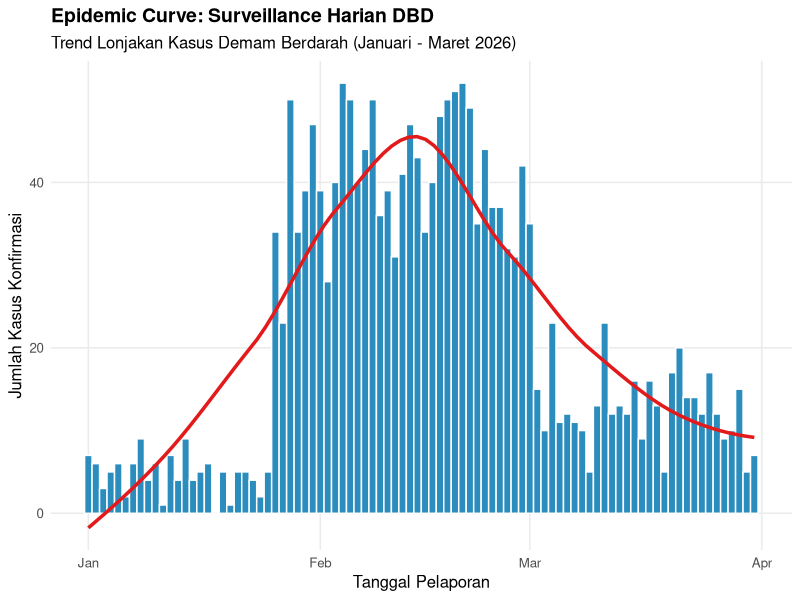
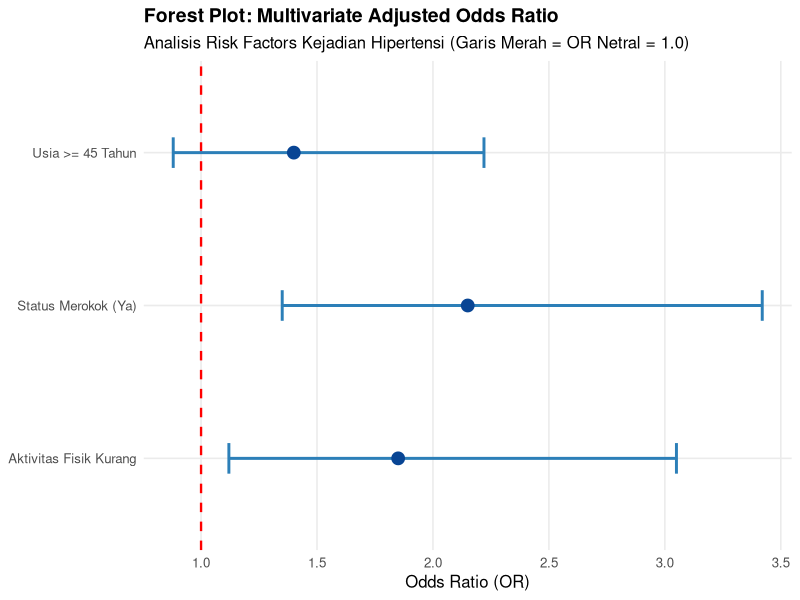

R code for these plots, in order:
# ==============================================================================
# PUBLIC HEALTH INFERENCE & EPIDEMIOLOGICAL VISUALIZATION PIPELINE
# ==============================================================================

library(tidyverse)

# ------------------------------------------------------------------------------
# 1. EPIDEMIC CURVE (Kurva Surveillance Wabah DBD)
# ------------------------------------------------------------------------------
set.seed(2026)
data_surveillance <- tibble(
  tanggal = seq.Date(from = as.Date("2026-01-01"), to = as.Date("2026-03-31"), by = "day"),
  kasus = rpois(90, lambda = c(rep(6, 25), rep(40, 35), rep(12, 30))) # Puncak tren wabah
)

plot_epi_curve <- ggplot(data_surveillance, aes(x = tanggal, y = kasus)) +
  geom_col(fill = "#2b8cbe", color = "white", width = 1) +
  geom_smooth(method = "loess", color = "#e31a1c", se = FALSE, linewidth = 1.2) +
  labs(
    title = "Epidemic Curve: Surveillance Harian DBD",
    subtitle = "Trend Lonjakan Kasus Demam Berdarah (Januari - Maret 2026)",
    x = "Tanggal Pelaporan",
    y = "Jumlah Kasus Konfirmasi"
  ) +
  theme_minimal(base_size = 12) +
  theme(
    plot.title = element_text(face = "bold", size = 14),
    panel.grid.minor = element_blank()
  )

# Tampilkan Epi Curve
print(plot_epi_curve)


# ------------------------------------------------------------------------------
# 2. FOREST PLOT (Visualisasi Risiko Odds Ratio & 95% CI)
# ------------------------------------------------------------------------------
data_forest <- tibble(
  variabel = factor(c("Aktivitas Fisik Kurang", "Status Merokok (Ya)", "Usia >= 45 Tahun"), 
                    levels = c("Aktivitas Fisik Kurang", "Status Merokok (Ya)", "Usia >= 45 Tahun")),
  OR = c(1.85, 2.15, 1.40),
  lower = c(1.12, 1.35, 0.88),
  upper = c(3.05, 3.42, 2.22)
)

plot_forest <- ggplot(data_forest, aes(x = OR, y = variabel)) +
  geom_vline(xintercept = 1, linetype = "dashed", color = "red", linewidth = 0.8) +
  geom_errorbarh(aes(xmin = lower, xmax = upper), height = 0.2, color = "#2c7fb8", linewidth = 1) +
  geom_point(size = 4, color = "#084594") +
  labs(
    title = "Forest Plot: Multivariate Adjusted Odds Ratio",
    subtitle = "Analisis Risk Factors Kejadian Hipertensi (Garis Merah = OR Netral = 1.0)",
    x = "Odds Ratio (OR)",
    y = NULL
  ) +
  theme_minimal(base_size = 12) +
  theme(
    plot.title = element_text(face = "bold", size = 14),
    panel.grid.minor = element_blank()
  )

# Tampilkan Forest Plot
print(plot_forest)
